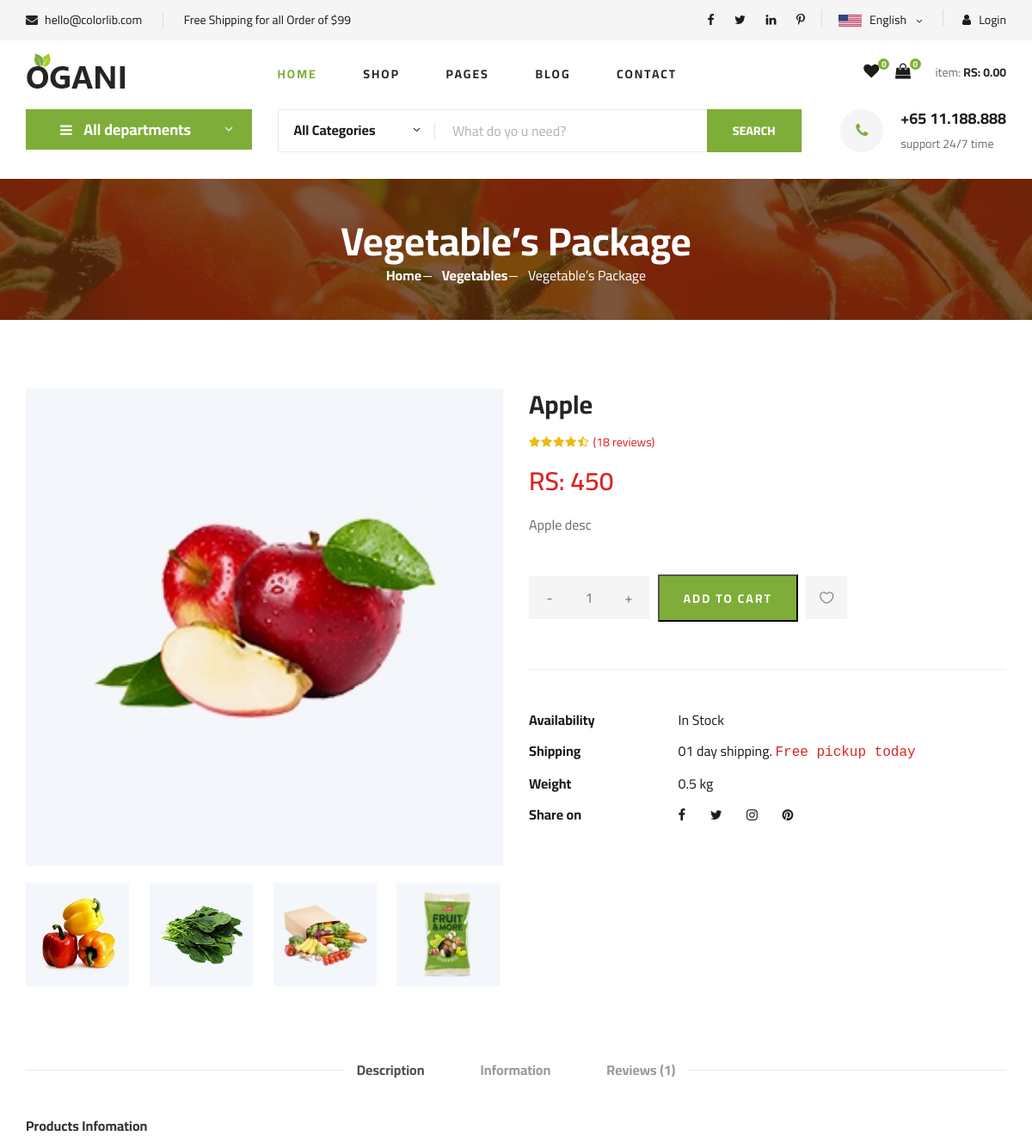
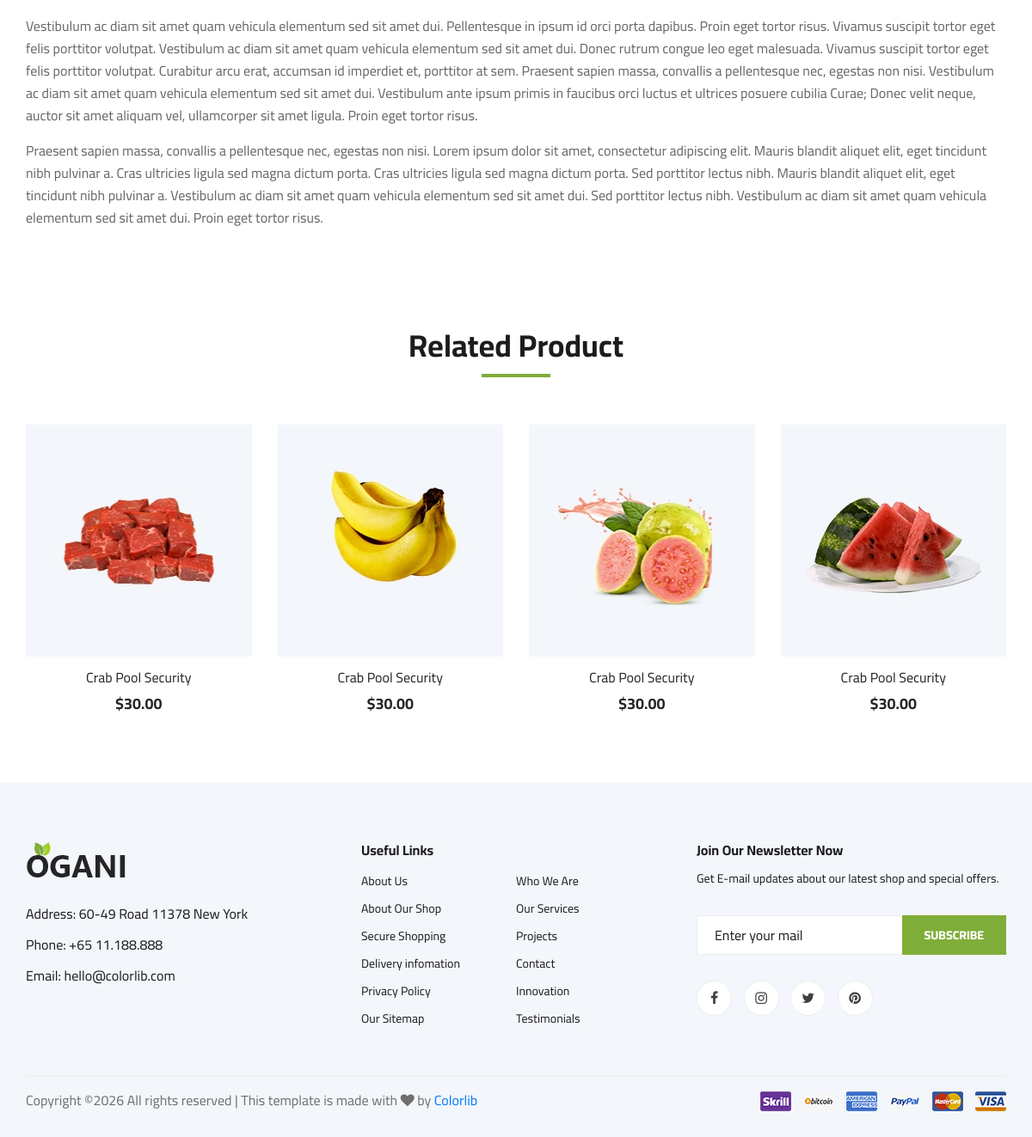
Page /User/shopdetail.php?id=4 on the committed database (2 pictures, top to bottom).
### tables this page shows
CREATE TABLE `products` (
  `p_id` int(11) NOT NULL,
  `category_id` int(11) NOT NULL,
  `product_name` varchar(225) NOT NULL,
  `description` varchar(225) NOT NULL,
  `price` decimal(10,0) NOT NULL,
  `image` varchar(500) NOT NULL
);

### User/shopdetail.php (the view, shortened to what this page needs)
<?php
include '../inc/user/header.php';
include '../Config/connection.php';
if(isset($_GET['id'])){
    $id = $_GET['id'];
    $productquery = "select * from products where p_id = $id";
    $prodres = mysqli_query($conn, $productquery);
    if(mysqli_num_rows($prodres) > 0){
        $prodrow = mysqli_fetch_assoc($prodres);
    }
   else{
       echo "No Product Found";
   }
}
?>
    <section class="hero hero-normal">
        <div class="container">
            <div class="row">
                <div class="col-lg-3">
                    <div class="hero__categories">
                        <div class="hero__categories__all">
                            <i class="fa fa-bars"></i>
                            <span>All departments</span>
                        </div>
                    </div>
                </div>
                <div class="col-lg-9">
                    <div class="hero__search">
                        <div class="hero__search__form">
                            <form action="#">
                                <div class="hero__search__categories">
                                    All Categories
                                    <span class="arrow_carrot-down"></span>
                                </div>
                                <input type="text" placeholder="What do yo u need?">
                                <button type="submit" class="site-btn">SEARCH</button>
                            </form>
                        </div>
                        <div class="hero__search__phone">
                            <div class="hero__search__phone__icon">
                                <i class="fa fa-phone"></i>
                            </div>
                            <div class="hero__search__phone__text">
                                <h5>+65 11.188.888</h5>
                                <span>support 24/7 time</span>
                            </div>
                        </div>
                    </div>
                </div>
            </div>
        </div>
    </section>
    <section class="breadcrumb-section set-bg" data-setbg="../assets/user/img/breadcrumb.jpg">
        <div class="container">
            <div class="row">
                <div class="col-lg-12 text-center">
                    <div class="breadcrumb__text">
                        <h2>Vegetable’s Package</h2>
                        <div class="breadcrumb__option">
                            <a href="./index.html">Home</a>
                            <a href="./index.html">Vegetables</a>
                            <span>Vegetable’s Package</span>
                        </div>
                    </div>
                </div>
            </div>
        </div>
    </section>
    <section class="product-details spad">
        <div class="container">
            <div class="row">
                <div class="col-lg-6 col-md-6">
                    <div class="product__details__pic">
                        <div class="product__details__pic__item">
                            <img class="product__details__pic__item--large"
                                src="../uploads/<?php echo $prodrow['image']; ?>" alt="">
                        </div>
                        <div class="product__details__pic__slider owl-carousel">
                            <img data-imgbigurl="img/product/details/product-details-2.jpg"
                                src="img/product/details/thumb-1.jpg" alt="">
                            <img data-imgbigurl="img/product/details/product-details-3.jpg"
                                src="img/product/details/thumb-2.jpg" alt="">
                            <img data-imgbigurl="img/product/details/product-details-5.jpg"
                                src="img/product/details/thumb-3.jpg" alt="">
                            <img data-imgbigurl="img/product/details/product-details-4.jpg"
                                src="img/product/details/thumb-4.jpg" alt="">
                        </div>
                    </div>
                </div>
                <div class="col-lg-6 col-md-6">
                    <div class="product__details__text">
                        <h3><?php echo $prodrow['product_name'] ?></h3>
                        <div class="product__details__rating">
                            <i class="fa fa-star"></i>
                            <i class="fa fa-star"></i>
                            <i class="fa fa-star"></i>
                            <i class="fa fa-star"></i>
                            <i class="fa fa-star-half-o"></i>
                            <span>(18 reviews)</span>
                        </div>
                        <div class="product__details__price">
                            RS: <span id = "total-price"><?php echo $prodrow['price'] ?></span>
                        </div>
                        <p><?php echo $prodrow['description'] ?></p>
                        <div class="product__details__quantity">
                            <div class="quantity">
                                <div class="pro-qty">
                                    <input type="text" id ="product-qty" value="1" data-price = "<?php echo $prodrow['price'] ?>">
                                </div>
                            </div>
                        </div>
                        <form action="add_to_cart.php" method="POST" style="display: inline;">
                            <button type="submit" class="primary-btn">ADD TO CART</button>
                        </form>
                        <a href="#" class="heart-icon"><span class="icon_heart_alt"></span></a>
                        <ul>
                            <li><b>Availability</b> <span>In Stock</span></li>
                            <li><b>Shipping</b> <span>01 day shipping. <samp>Free pickup today</samp></span></li>
                            <li><b>Weight</b> <span>0.5 kg</span></li>
                            <li><b>Share on</b>
                                <div class="share">
                                    <a href="#"><i class="fa fa-facebook"></i></a>
                                    <a href="#"><i class="fa fa-twitter"></i></a>
                                    <a href="#"><i class="fa fa-instagram"></i></a>
                                    <a href="#"><i class="fa fa-pinterest"></i></a>
                                </div>
                            </li>
                        </ul>
                    </div>
                </div>
                <div class="col-lg-12">
                    <div class="product__details__tab">
                        <ul class="nav nav-tabs" role="tablist">
                            <li class="nav-item">
                                <a class="nav-link active" data-toggle="tab" href="#tabs-1" role="tab"
                                    aria-selected="true">Description</a>
                            </li>
                            <li class="nav-item">
                                <a class="nav-link" data-toggle="tab" href="#tabs-2" role="tab"
                                    aria-selected="false">Information</a>
                            </li>
                            <li class="nav-item">
                                <a class="nav-link" data-toggle="tab" href="#tabs-3" role="tab"
                                    aria-selected="false">Reviews <span>(1)</span></a>
                            </li>
                        </ul>
                        <div class="tab-content">
                            <div class="tab-pane active" id="tabs-1" role="tabpanel">
                                <div class="product__details__tab__desc">
                                    <h6>Products Infomation</h6>
                                    <p>Vestibulum ac diam sit amet quam vehicula elementum sed sit amet dui.
                                        Pellentesque in ipsum id orci porta dapibus. Proin eget tortor risus. Vivamus
                                        suscipit tortor eget felis porttitor volutpat. Vestibulum ac diam sit amet quam
                                        vehicula elementum sed sit amet dui. Donec rutrum congue leo eget malesuada.
                                        Vivamus suscipit tortor eget felis porttitor volutpat. Curabitur arcu erat,
                                        accumsan id imperdiet et, porttitor at sem. Praesent sapien massa, convallis a
                                        pellentesque nec, egestas non nisi. Vestibulum ac diam sit amet quam vehicula
                                        elementum sed sit amet dui. Vestibulum ante ipsum primis in faucibus orci luctus
                                        et ultrices posuere cubilia Curae; Donec velit neque, auctor sit amet aliquam
                                        vel, ullamcorper sit amet ligula. Proin eget tortor risus.</p>
                                        <p>Praesent sapien massa, convallis a pellentesque nec, egestas non nisi. Lorem
                                        ipsum dolor sit amet, consectetur adipiscing elit. Mauris blandit aliquet
                                        elit, eget tincidunt nibh pulvinar a. Cras ultricies ligula sed magna dictum
                                        porta. Cras ultricies ligula sed magna dictum porta. Sed porttitor lectus
                                        nibh. Mauris blandit aliquet elit, eget tincidunt nibh pulvinar a.
                                        Vestibulum ac diam sit amet quam vehicula elementum sed sit amet dui. Sed
                                        porttitor lectus nibh. Vestibulum ac diam sit amet quam vehicula elementum
                                        sed sit amet dui. Proin eget tortor risus.</p>
                                </div>
                            </div>
                        </div>
                    </div>
                </div>
            </div>
        </div>
    </section>
    <section class="related-product">
        <div class="container">
            <div class="row">
                <div class="col-lg-12">
                    <div class="section-title related__product__title">
                        <h2>Related Product</h2>
                    </div>
                </div>
            </div>
            <div class="row">
                <div class="col-lg-3 col-md-4 col-sm-6">
                    <div class="product__item">
                        <div class="product__item__pic set-bg" data-setbg="img/product/product-1.jpg">
                        </div>
                        <div class="product__item__text">
                            <h6><a href="#">Crab Pool Security</a></h6>
                            <h5>$30.00</h5>
                        </div>
                    </div>
                </div>
                <div class="col-lg-3 col-md-4 col-sm-6">
                    <div class="product__item">
                        <div class="product__item__pic set-bg" data-setbg="img/product/product-2.jpg">
                        </div>
                        <div class="product__item__text">
                            <h6><a href="#">Crab Pool Security</a></h6>
                            <h5>$30.00</h5>
                        </div>
                    </div>
                </div>
                <div class="col-lg-3 col-md-4 col-sm-6">
                    <div class="product__item">
                        <div class="product__item__pic set-bg" data-setbg="img/product/product-3.jpg">
                        </div>
                        <div class="product__item__text">
                            <h6><a href="#">Crab Pool Security</a></h6>
                            <h5>$30.00</h5>
                        </div>
                    </div>
                </div>
                <div class="col-lg-3 col-md-4 col-sm-6">
                    <div class="product__item">
                        <div class="product__item__pic set-bg" data-setbg="img/product/product-7.jpg">
                        </div>
                        <div class="product__item__text">
                            <h6><a href="#">Crab Pool Security</a></h6>
                            <h5>$30.00</h5>
                        </div>
                    </div>
                </div>
            </div>
        </div>
    </section>
<?php include '../inc/user/footer.php'; ?>

### rows in the picture
products: image (picture), product_name "Apple", price "450", description "Apple desc"

### other values in the picture
$cartCount "0"
$totalPrice "0.00"
